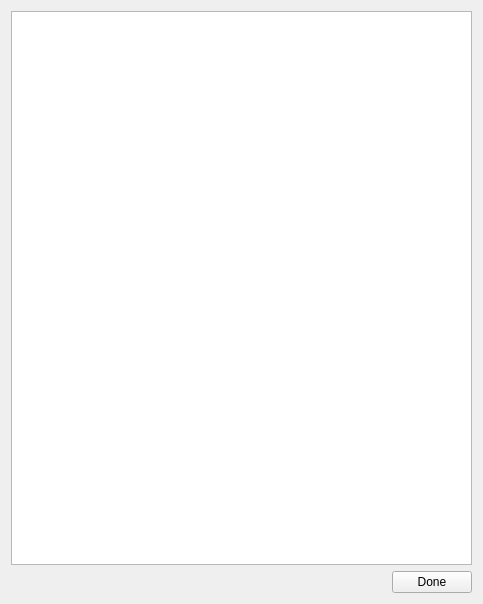
<?xml version="1.0" encoding="UTF-8"?>
<ui version="4.0">
 <class>OrganInserterWidget</class>
 <widget class="QWidget" name="OrganInserterWidget">
  <property name="geometry">
   <rect>
    <x>0</x>
    <y>0</y>
    <width>483</width>
    <height>604</height>
   </rect>
  </property>
  <property name="sizePolicy">
   <sizepolicy hsizetype="Expanding" vsizetype="Expanding">
    <horstretch>0</horstretch>
    <verstretch>0</verstretch>
   </sizepolicy>
  </property>
  <property name="windowTitle">
   <string>Organ Inserter</string>
  </property>
  <layout class="QVBoxLayout" name="verticalLayout">
   <item>
    <widget class="QTableWidget" name="tableViewOrganFiles"/>
   </item>
   <item>
    <layout class="QHBoxLayout" name="horizontalLayout_2">
     <item>
      <spacer name="horizontalSpacer">
       <property name="orientation">
        <enum>Qt::Horizontal</enum>
       </property>
       <property name="sizeHint" stdset="0">
        <size>
         <width>40</width>
         <height>20</height>
        </size>
       </property>
      </spacer>
     </item>
     <item>
      <widget class="QPushButton" name="pushButtonDone">
       <property name="text">
        <string>Done</string>
       </property>
      </widget>
     </item>
    </layout>
   </item>
  </layout>
 </widget>
 <resources/>
 <connections/>
</ui>
